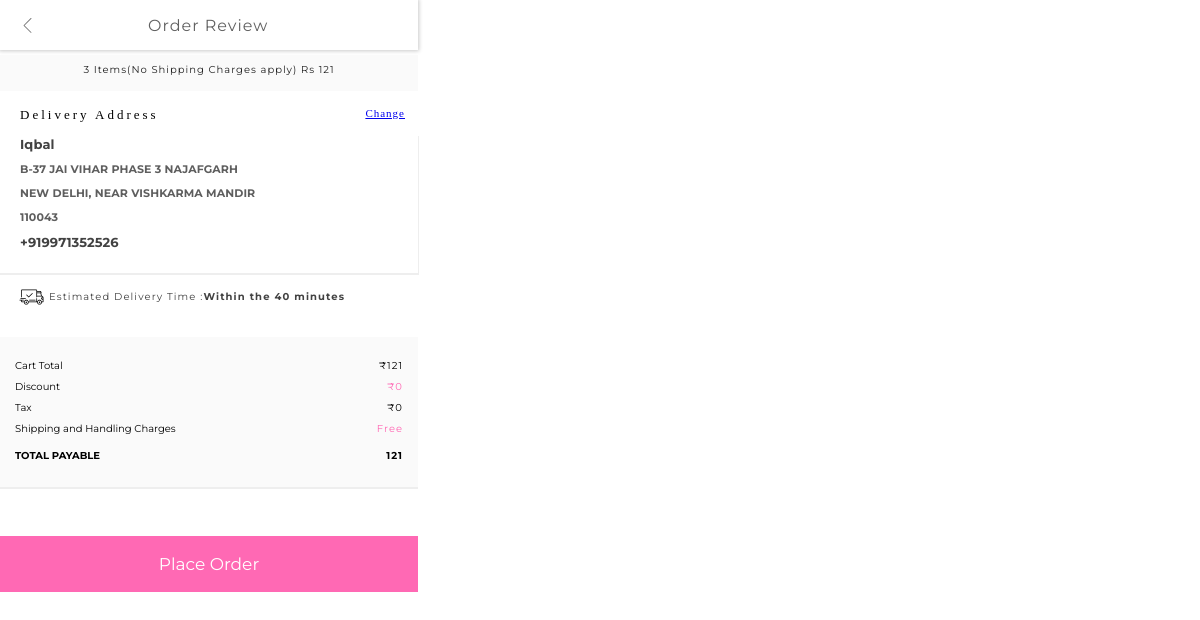
Page /check (signed in) on the earlier database version.
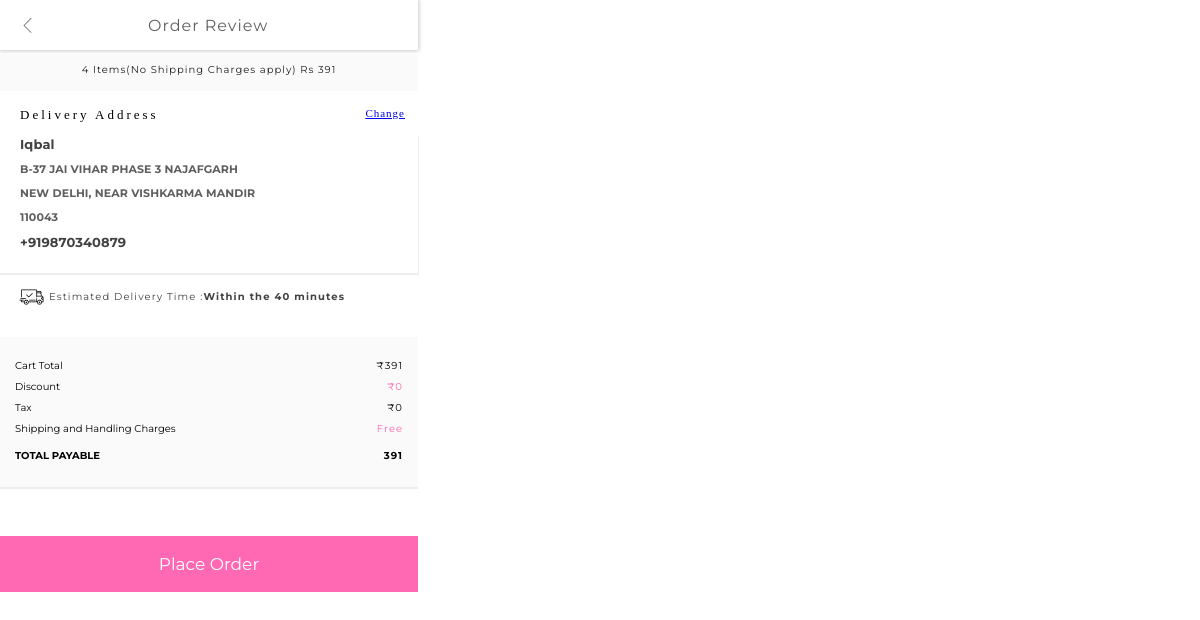
Same page on the later database version.
### flsk.py (models this page shows)
class Login(db.Model):
    userid=db.Column(db.Integer, primary_key=True, nullable=False, unique=True)
    Name=db.Column(db.String(120), nullable=False)
    Email=db.Column(db.String(120), nullable=False)
    PhoneNumber=db.Column(db.Integer, nullable=False)
    Password=db.Column(db.String(80))
    cart=db.relationship('Cart', backref='Login', uselist=False)

class Adress(db.Model):
    id=db.Column(db.Integer, primary_key=True)
    StreetName=db.Column(db.String(100), nullable=False)
    City=db.Column(db.String(10),nullable=False)
    State=db.Column(db.String(10), nullable=False)
    Pincode=db.Column(db.Integer,nullable=False)
    LandMark=db.Column(db.String, nullable=True)
    Email=db.Column(db.String, nullable=False)

### flsk.py (the view)
@app.route('/check')
def check():
    if 'email' not in session:
        return redirect(url_for('usrlog'))
    else:
        email=session['email']
        loggedIn, noOfItems, usrid, totalprice= getUserInformation()
        adress=Adress.query.filter_by(Email=email).first()
        contact=Login.query.filter_by(Email=email).first()
        return render_template('checkout.html',adress=adress,contact=contact, noOfItems=noOfItems, totalprice=totalprice)
    return render_template('profile.html')

### flsk.py (called while the page is built)
def getUserInformation():
        if 'email' not in session:
            loggedIn = False
            firstName = ''
            noOfItems = 0
        else:
            loggedIn = True
            user=Login.query.filter_by(Email=session['email']).first()
            userId=user.userid
            noOfItems=Cart.query.filter_by(userid=userId).count()
            prducts=Cart.query.filter_by(userid=userId).all()
            totalprice=0
            for prduct in prducts:
                abc=prduct.productId
                quntity=Cart.query.filter_by(productId=abc).first()
                prc=quntity.quantity
                itm=Items.query.filter_by(productId=abc).first()
                totalprice+=itm.price*prc
        return (loggedIn, noOfItems, userId,totalprice)

### templates/checkout.html (shortened to what this page needs)
<!DOCTYPE html>
<html lang="en">
<head>
</head>
<body>
    <section>
        <header>
            <ul>
                <li id="img">
                    <a href="{{url_for('cart')}}">
                        <img src="{{url_for('static', filename='svg/back.svg')}}">
                    </a>
                </li>
                <li>
                    <span id="txt">Order Review</span>
                </li>
            </ul>
        </header>
        <div class="itemsprice">
            <span>{{noOfItems}} Items(No Shipping Charges apply) Rs {{totalprice}}</span>
        </div>
        <div class="container">
            <div class="deliveryadress">
                <span>Delivery Address</span>
                <span id="change">
                    <a href="{{url_for('change')}}">Change</a>
                </span>
            </div>
            <div class="main">
                <span>{{contact.Name}}</span>
                <span id="addrs">{{adress.StreetName}} {{adress.City}}</span>
                <span id="addrs">{{adress.State}}, {{adress.LandMark}}</span>
                <span id="addrs">{{adress.Pincode}}</span>
                <span>+91{{contact.PhoneNumber}}</span>
            </div>
            <div class="shipping">
                <div class="del">
                <img src="{{url_for('static', filename='svg/svg/shipped.svg')}}">
                <span>Estimated Delivery Time :  </span>
                <span style="font-weight: bold;">   Within the 40 minutes</span>
            </div>
            </div>
            <div class="price">
                <div class="txt">
                    <p>Cart Total</p>
                    <p>Discount</p>
                    <p>Tax</p>
                    <p>Shipping and Handling Charges</p>
                    <p style="font-weight: bold;margin-top:10px;">TOTAL PAYABLE</p>
                </div>
                <div class="query">
                    <p>₹{{totalprice}}</p>
                    <p style="color: #ff69b4;">₹0 </p>
                    <p>₹0</p>
                    <p style="color: #ff69b4;">Free</p>
                    <p style="font-weight: bold;margin-top:10px;">{{totalprice}}</p>
                </div>
            </div>
            <div class="btn">
                <button onclick="window.location.href">
                    <a href="{{url_for('order')}}">Place Order</a>
                </button>
            </div>
        </div>
    </section>
</body>
</html>

### templates/checkout.html (style rules this page uses)
body { margin: 0px; padding: 0px; }
.container { margin-top: 14px; width: 418px; }
header { height: 50px; box-shadow: 0px 0px 4px 1px #c9c9c9; width: 418px; }
.main { width: 418px; flex-direction: column; display: flex; margin-top: 13px; padding-bottom: 13px; box-shadow: 0px 1px 0px 1px #eeeeee; }
.main span { margin-bottom: 4px; margin-left: 20px; padding-bottom: 6px; }
.deliveryadress span { letter-spacing: 3px; font-size: 13px; }
.deliveryadress #change { float: right; line-height: 17px; font-size: 11px; letter-spacing: 1px; color: #ff69b4; }
.deliveryadress { margin-left: 20px; margin-right: 13px; }
.main span { float: right; font-size: 13px; font-style: normal; color: #424242; font-weight: bold; font-family: 'Montserrat', sans-serif; letter-spacing: 0.1px; }
.main #addrs { float: right; font-family: 'Montserrat', sans-serif; letter-spacing: 0.1px; font-size: 11px; color: #5e5e5e; }
.shipping { padding-top: 12px; height: 52px; width: 418px; box-shadow: 0px 1px 0px #eeee; }
.shipping span { font-size: 10px; font-style: normal; color: #424242; font-family: 'Montserrat', sans-serif; letter-spacing: 1.1px; line-height: 23px; }
.shipping img { height: 24px; margin-left: 14px; width: 35px; }
.shipping .del { display: flex; }
.price { width: 418px; height: 150px; background: #fafafa; box-shadow: 0px 2px 0px 0px #eeeeee; }
.price .txt { width: 50%; float: left; padding-top: 16px; }
.price .txt p { margin-left: 15px; margin-bottom: 3px; margin-top: 4px; font-size: 10px; line-height: 17px; font-family: 'Montserrat', sans-serif; }
.price .query { width: 50%; float: left; text-align: right; padding-top: 16px; }
.price .query p { letter-spacing: 1px; margin-right: 15px; margin-bottom: 3px; margin-top: 4px; font-size: 10px; line-height: 17px; font-family: 'Montserrat', sans-serif; }
ul { margin: 0px; padding: 0px; height: inherit; width: inherit; display: flex; justify-content: flex-start; align-items: center; list-style-type: none; }
ul #img { width: 15px; height: 15px; margin-left: 20px; }
ul #txt { margin-left: 113px; color: #616161; letter-spacing: 1px; font-family: 'Montserrat', sans-serif; }
.itemsprice { height: 36px; width: 418px; margin-top: 5px; background: #fafafa; text-align: center; }
.itemsprice span { color: #212121; font-size: 10px; line-height: 3; font-family: 'Montserrat', sans-serif; letter-spacing: 1px; }
.btn { margin-top: 49px; }
.btn button { height: 56px; width: 418px; background: #ff69b4; border: none; font-size: 17px; font-family: 'Montserrat', sans-serif; outline:none; }
.btn button a { color: white; text-decoration: none; }

Differences in the rows shown:
changed Login "Iqbal": PhoneNumber "9971352526" → "9870340879"
Other differences:
{{ noOfItems }}: "3" → "4"
{{ totalprice }}: "121" → "391"
